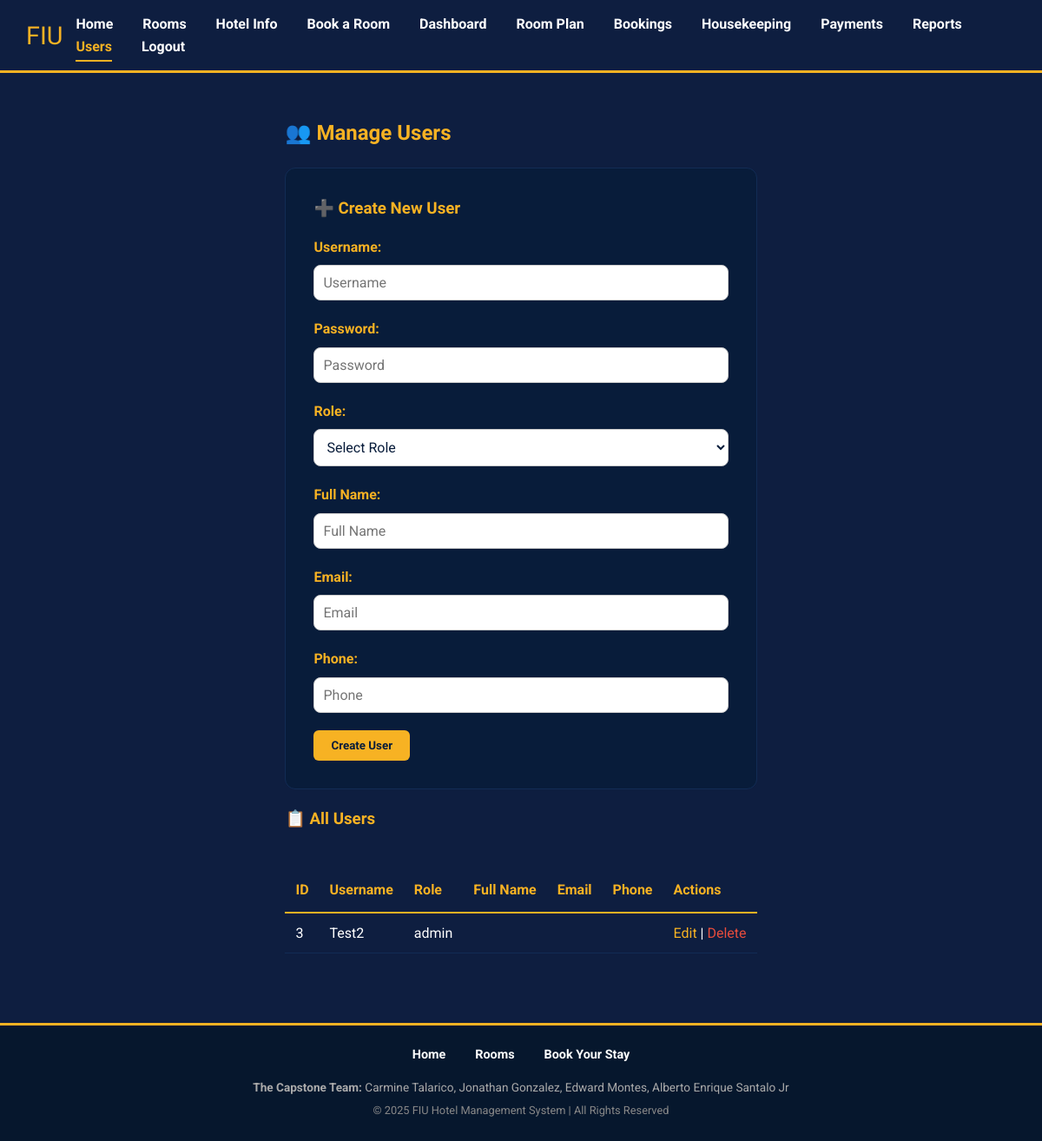
Page /users.php (signed in) on the earlier database version.
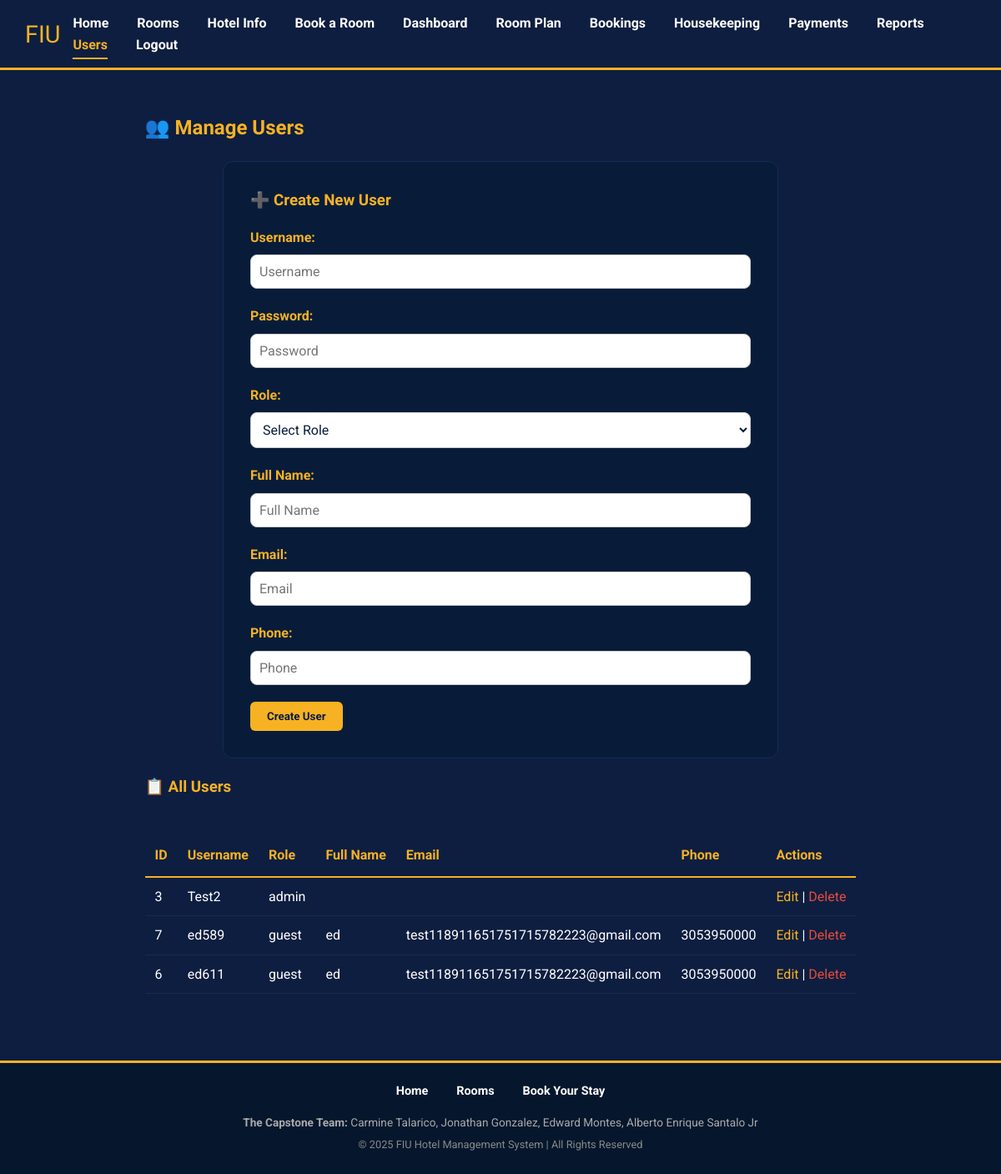
Same page on the later database version.
### tables this page shows
CREATE TABLE `users` (
  `id` int(11) NOT NULL,
  `username` varchar(50) NOT NULL,
  `password` varchar(255) NOT NULL,
  `role` enum('admin','guest','friend') NOT NULL DEFAULT 'friend',
  `full_name` varchar(100) DEFAULT NULL,
  `email` varchar(100) DEFAULT NULL,
  `phone` varchar(20) DEFAULT NULL
);

### public/users.php (the view, shortened to what this page needs)
<?php
require_once __DIR__ . '/../config/db.php';
require_once __DIR__ . '/../includes/header.php';
$users = $conn->query("SELECT * FROM users ORDER BY role, username");
?>
<h2>👥 Manage Users</h2>
<div class="form-container">
    <h3>➕ Create New User</h3>
    <form method="post" action="users.php">
        <label class="form-label">Username:</label>
        <input type="text" name="username" placeholder="Username" required class="form-input">
        <label class="form-label">Password:</label>
        <input type="password" name="password" placeholder="Password" required class="form-input">
        <label class="form-label">Role:</label>
        <select name="role" required class="form-select">
            <option value="">Select Role</option>
        </select>
        <label class="form-label">Full Name:</label>
        <input type="text" name="full_name" placeholder="Full Name" class="form-input">
        <label class="form-label">Email:</label>
        <input type="email" name="email" placeholder="Email" class="form-input">
        <label class="form-label">Phone:</label>
        <input type="text" name="phone" placeholder="Phone" class="form-input">
        <button type="submit" name="create_user" class="btn btn-primary">Create User</button>
    </form>
</div>
<h3 class="mt-30">📋 All Users</h3>
<div style="overflow-x: auto;">
    <table class="data-table">
        <thead>
            <tr>
                <th>ID</th>
                <th>Username</th>
                <th>Role</th>
                <th>Full Name</th>
                <th>Email</th>
                <th>Phone</th>
                <th>Actions</th>
            </tr>
        </thead>
        <tbody>
            <?php while ($row = $users->fetch_assoc()): ?>
            <tr>
                <td><?= $row['id'] ?></td>
                <td><?= htmlspecialchars($row['username'] ?? '') ?></td>
                <td class="text-capitalize"><?= htmlspecialchars($row['role'] ?? '') ?></td>
                <td><?= htmlspecialchars($row['full_name'] ?? '') ?></td>
                <td><?= htmlspecialchars($row['email'] ?? '') ?></td>
                <td><?= htmlspecialchars($row['phone'] ?? '') ?></td>
                <td>
                    <a href="admin_user_edit.php?user_id=<?= $row['id'] ?>" class="btn-link-style">Edit</a> |
                    <a href="?delete=<?= $row['id'] ?>" onclick="return confirm('Are you sure you want to delete this user? This cannot be undone.')" class="btn-link-style" style="color: #e74c3c;">Delete</a>
                </td>
            </tr>
            <?php endwhile; ?>
        </tbody>
    </table>
</div>
<?php require_once __DIR__ . '/../includes/footer.php'; ?>

Differences in the rows shown:
added users: id "7", username "ed589", role "guest", full_name "ed", email "test118911651751715782223@gmail.com", phone "3053950000"
added users: id "6", username "ed611", role "guest", full_name "ed", email "test118911651751715782223@gmail.com", phone "3053950000"
